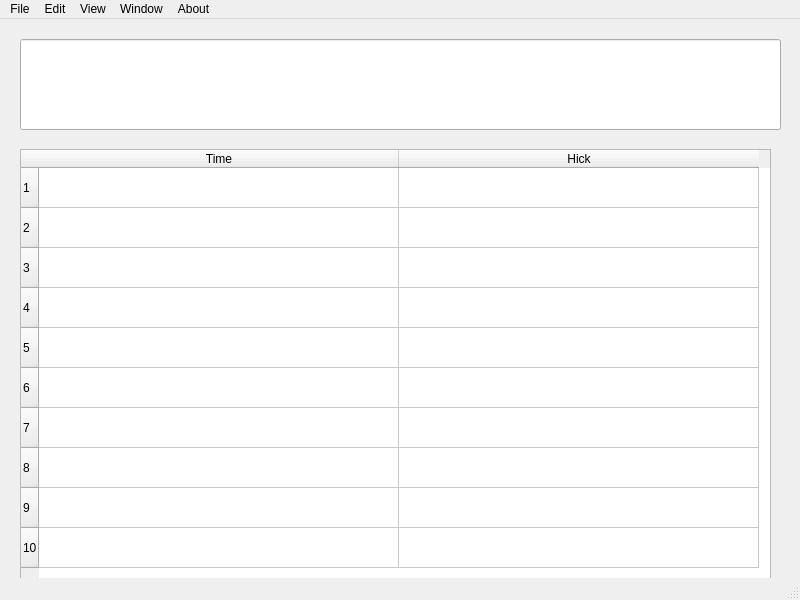
<?xml version="1.0" encoding="UTF-8"?>
<ui version="4.0">
 <class>MainWindow</class>
 <widget class="QMainWindow" name="MainWindow">
  <property name="geometry">
   <rect>
    <x>0</x>
    <y>0</y>
    <width>800</width>
    <height>600</height>
   </rect>
  </property>
  <property name="windowTitle">
   <string>MainWindow</string>
  </property>
  <widget class="QWidget" name="centralwidget">
   <widget class="QLineEdit" name="line_edit">
    <property name="geometry">
     <rect>
      <x>20</x>
      <y>20</y>
      <width>761</width>
      <height>91</height>
     </rect>
    </property>
   </widget>
   <widget class="QTableWidget" name="table_widget">
    <property name="enabled">
     <bool>true</bool>
    </property>
    <property name="geometry">
     <rect>
      <x>20</x>
      <y>130</y>
      <width>751</width>
      <height>441</height>
     </rect>
    </property>
    <property name="mouseTracking">
     <bool>false</bool>
    </property>
    <attribute name="horizontalHeaderMinimumSectionSize">
     <number>50</number>
    </attribute>
    <attribute name="horizontalHeaderDefaultSectionSize">
     <number>360</number>
    </attribute>
    <attribute name="verticalHeaderDefaultSectionSize">
     <number>40</number>
    </attribute>
    <row/>
    <row/>
    <row/>
    <row/>
    <row/>
    <row/>
    <row/>
    <row/>
    <row/>
    <row/>
    <column>
     <property name="text">
      <string>Time</string>
     </property>
    </column>
    <column>
     <property name="text">
      <string>Hick</string>
     </property>
    </column>
   </widget>
  </widget>
  <widget class="QMenuBar" name="menubar">
   <property name="geometry">
    <rect>
     <x>0</x>
     <y>0</y>
     <width>800</width>
     <height>22</height>
    </rect>
   </property>
   <widget class="QMenu" name="menu">
    <property name="title">
     <string>File</string>
    </property>
    <widget class="QMenu" name="menu_5">
     <property name="title">
      <string>Open</string>
     </property>
     <addaction name="action_open_file"/>
     <addaction name="action_open_folder"/>
    </widget>
    <widget class="QMenu" name="menu_6">
     <property name="title">
      <string>Save</string>
     </property>
     <addaction name="action_save"/>
    </widget>
    <widget class="QMenu" name="menu_7">
     <property name="title">
      <string>New</string>
     </property>
     <addaction name="action_new_document"/>
     <addaction name="action_new_folder"/>
    </widget>
    <addaction name="menu_5"/>
    <addaction name="menu_6"/>
    <addaction name="menu_7"/>
    <addaction name="action_print"/>
    <addaction name="action_network"/>
    <addaction name="action_exit"/>
   </widget>
   <widget class="QMenu" name="menu_2">
    <property name="title">
     <string>Edit</string>
    </property>
    <widget class="QMenu" name="menu_8">
     <property name="title">
      <string>Copy</string>
     </property>
     <addaction name="action_copy"/>
     <addaction name="action_copy_all"/>
    </widget>
    <widget class="QMenu" name="menu_9">
     <property name="title">
      <string>Insert</string>
     </property>
     <addaction name="action_insert"/>
     <addaction name="action_insert_new_file"/>
    </widget>
    <addaction name="menu_8"/>
    <addaction name="menu_9"/>
    <addaction name="action_delete"/>
   </widget>
   <widget class="QMenu" name="menu_3">
    <property name="title">
     <string>View</string>
    </property>
    <addaction name="action_view"/>
   </widget>
   <widget class="QMenu" name="menu_4">
    <property name="title">
     <string>Window</string>
    </property>
    <widget class="QMenu" name="menu_11">
     <property name="title">
      <string>New</string>
     </property>
     <addaction name="action_new_window"/>
    </widget>
    <widget class="QMenu" name="menu_12">
     <property name="title">
      <string>Save</string>
     </property>
     <widget class="QMenu" name="menu_13">
      <property name="title">
       <string>Save window</string>
      </property>
      <addaction name="action_save_window"/>
      <addaction name="action_save_all_window"/>
     </widget>
     <addaction name="menu_13"/>
    </widget>
    <addaction name="menu_11"/>
    <addaction name="action_wrap_window"/>
    <addaction name="menu_12"/>
   </widget>
   <widget class="QMenu" name="menu_10">
    <property name="title">
     <string>About</string>
    </property>
    <addaction name="action_about"/>
   </widget>
   <addaction name="menu"/>
   <addaction name="menu_2"/>
   <addaction name="menu_3"/>
   <addaction name="menu_4"/>
   <addaction name="menu_10"/>
  </widget>
  <widget class="QStatusBar" name="statusbar"/>
  <action name="action_open_file">
   <property name="text">
    <string>Open file</string>
   </property>
  </action>
  <action name="action_open_folder">
   <property name="text">
    <string>Open folder</string>
   </property>
  </action>
  <action name="action_save">
   <property name="text">
    <string>Save</string>
   </property>
  </action>
  <action name="action_new_document">
   <property name="text">
    <string>New file</string>
   </property>
  </action>
  <action name="action_new_folder">
   <property name="text">
    <string>New folder</string>
   </property>
  </action>
  <action name="action_print">
   <property name="text">
    <string>Print</string>
   </property>
  </action>
  <action name="action_copy">
   <property name="text">
    <string>Copy</string>
   </property>
  </action>
  <action name="action_copy_all">
   <property name="text">
    <string>Copy all</string>
   </property>
  </action>
  <action name="action_insert">
   <property name="text">
    <string>Insert</string>
   </property>
  </action>
  <action name="action_insert_new_file">
   <property name="text">
    <string>Insert new file</string>
   </property>
  </action>
  <action name="action_delete">
   <property name="text">
    <string>Delete</string>
   </property>
  </action>
  <action name="action_network">
   <property name="text">
    <string>Network</string>
   </property>
  </action>
  <action name="action_exit">
   <property name="text">
    <string>Exit</string>
   </property>
  </action>
  <action name="action_about">
   <property name="text">
    <string>Help</string>
   </property>
  </action>
  <action name="action_wrap_window">
   <property name="text">
    <string>Wrap window</string>
   </property>
  </action>
  <action name="action_new_window">
   <property name="text">
    <string>New window</string>
   </property>
  </action>
  <action name="action_save_window">
   <property name="text">
    <string>Save window</string>
   </property>
  </action>
  <action name="action_save_all_window">
   <property name="text">
    <string>Save all window</string>
   </property>
  </action>
  <action name="action_view">
   <property name="text">
    <string>View</string>
   </property>
  </action>
 </widget>
 <resources/>
 <connections/>
</ui>
